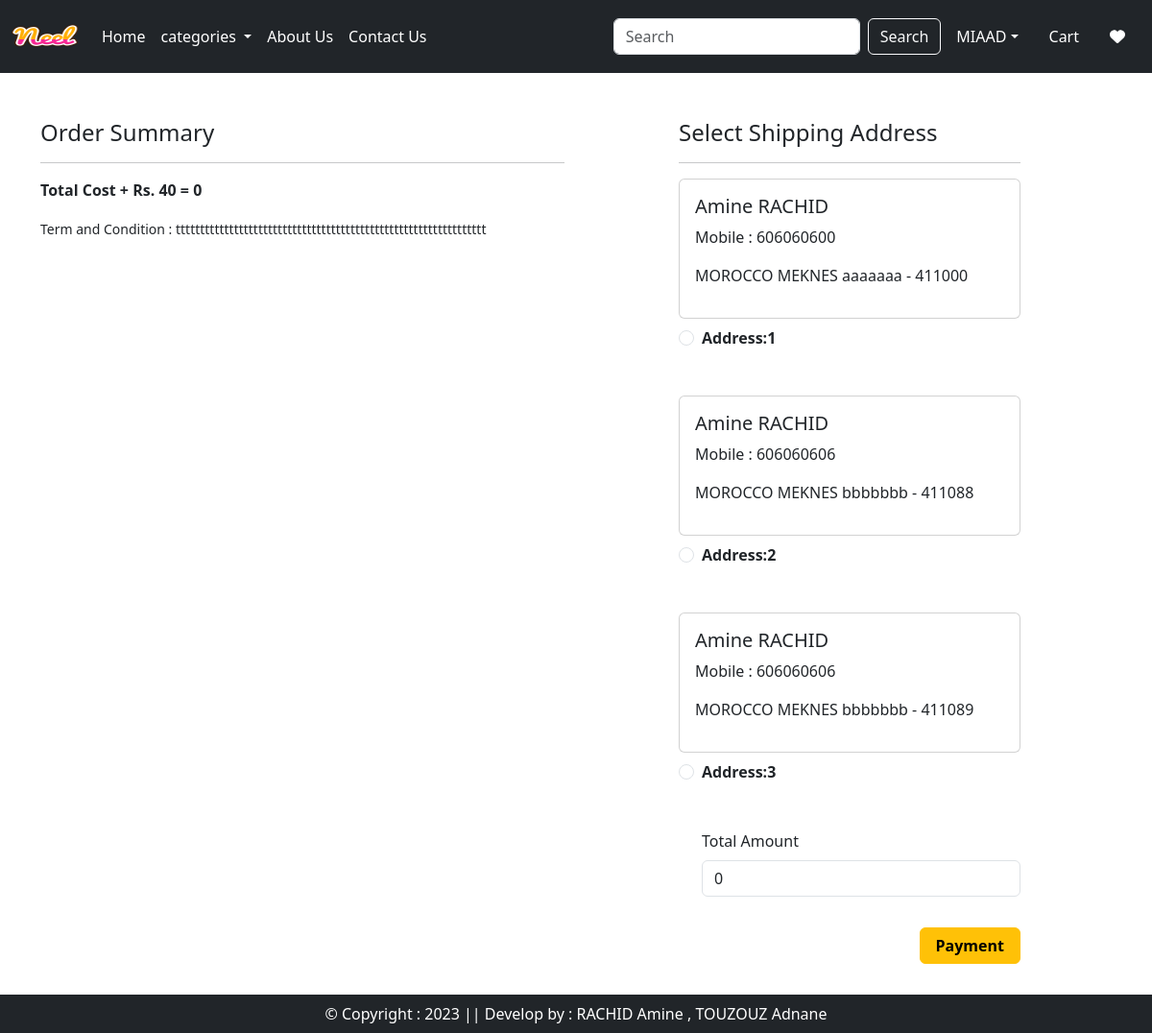
Screenshot of /checkout/ (signed in) with the database file from the repository.
### app/models.py (models this page shows, shortened)
class Customer(models.Model):
    user = models.ForeignKey(User,on_delete=models.CASCADE)
    name = models.CharField(max_length = 200)
    locality = models.CharField(max_length=200)
    city = models.CharField(max_length=50)
    mobile = models.IntegerField(default=0)
    zipcode = models.IntegerField()
    state = models.CharField(choices=STATE_CHOICES,max_length=100)

### app/views.py (the view, shortened to what this page needs)
# urls.py: path("checkout/", views.checkout.as_view(), name="checkout"),
@method_decorator(login_required,name="dispatch")
class checkout(View):
    def get(self,request):
        totalitem = 0
        wishitem=0
        if request.user.is_authenticated:
            totalitem = len(Cart.objects.filter(user=request.user))
            wishitem = len(Wishlist.objects.filter(user=request.user))
        user= request.user
        add = Customer.objects.filter(user=user)
        cart_items=Cart.objects.filter(user=user)
        famount = 0
        for p in cart_items:
            value = p.quantity * p.product.discounted_price
            famount = famount + value
        totalamount = famount + 0
        razoramount = int(totalamount * 100)
        client = razorpay.Client(auth=(settings.RAZOR_KEY_ID, settings.RAZOR_KEY_SECRET))
        data = {"amount": razoramount, "currency": "INR", "receipt": "order_rcptid_12"}
        payment_response = client.order.create(data=data)
        print(payment_response)
        order_id = payment_response['id']
        order_status = payment_response['status']
        return render(request, 'app/checkout.html',locals())

### app/templates/app/checkout.html (shortened to what this page needs)
{% extends 'app/base.html' %}
{% load static %}
{% block main-content %}
<div class="container">
    <div class="row mt-5">
        <div class="col-sm-6">
            <h4>Order Summary</h4>
            <hr>
            <p class="fw-bold">Total Cost + Rs. 40 = {{totalamount}}</p>
            <small>Term and Condition : tttttttttttttttttttttttttttttttttttttttttttttttttttttttttttttttt</small>
        </div>
        <div class="col-sm-4 offset-sm-1">
            <h4>Select Shipping Address</h4>
            <hr>
            <form method="post" id="myform">
                {% for ad in add %}
                <div class="card">
                    <div class="card-body">
                        <h5>{{ad.name}}</h5>
                        <p>Mobile : {{ad.mobile}}</p>
                        <p>{{ad.locality}} {{ad.city}} {{ad.state}} - {{ad.zipcode}}</p>
                    </div>
                </div>
                <div class="form-check mt-2 mb-5">
                    <input class="form-check-input" type="radio" name="custid" id="cistadd{{forloop.counter}}" value="{{ad.id}}">
                    <label class="form-check-label fw-bold" for="custadd{{forloop.counter}}">
                        Address:{{forloop.counter}}
                    </label>
                </div>
                {% endfor %}
                <div class="form-check mb-3">
                    <label for="totamount" class="form-label">Total Amount</label>
                    <input type="number" class="form-control" name="totamount" value={{totalamount}} readonly>
                </div>
                <div class="text-end">
                    <button id="rzp-button1" type="submit" class="btn btn-warning mt-3 px-3 fw-bold">Payment</button>
                </div>
            </form>
        </div>
    </div>
</div>
{% endblock main-content %}

### app/templates/app/base.html (shortened to what this page needs)
<!DOCTYPE html>
{% load static%}
<html lang="en">
<head>
    <link rel="stylesheet" href="https://cdnjs.cloudflare.com/ajax/libs/font-awesome/4.7.0/css/font-awesome.min.css">
    <link href="https://cdn.jsdelivr.net/npm/bootstrap@5.3.0-alpha1/dist/css/bootstrap.min.css" rel="stylesheet">
    <link rel="stylesheet" href="{% static 'app/css/owl.carousel.min.css' %}" />
    <link rel="stylesheet" href="{% static 'app/css/all.min.css' %}" />
    <link rel="stylesheet" href="{% static 'app/css/style.css' %}" />
</head>
<body>
    <nav class="navbar navbar-expand-lg navbar-dark bg-dark">
        <div class="container-fluid">
          <a class="navbar-brand" href="#">
            <img src="{% static "app/images/Neel.png" %}" width="70" height="50" />
          </a>
          <div class="collapse navbar-collapse" id="navbarSupportedContent">
            <ul class="navbar-nav me-auto mb-2 mb-lg-0">
              {% if request.user.is_authenticated %}
              <li class="nav-item">
                <a class="nav-link active" aria-current="page" href="/">Home</a>
              </li>
              <li class="nav-item dropdown">
                <a class="nav-link dropdown-toggle active" href="#" role="button" data-bs-toggle="dropdown" aria-expanded="false">
                  categories
                </a>
              </li>
              <li class="nav-item">
                <a class="nav-link text-white" href="{% url 'about' %}">About Us</a>
              </li>
              <li class="nav-item">
                <a class="nav-link text-white" href="{% url 'contact' %}">Contact Us</a>
              </li>
            </ul>
            <form class="d-flex" role="search" action="/search">
              <input class="form-control me-2" type="search" placeholder="Search" name="search" aria-label="Search">
              <button class="btn btn-outline-light" type="submit">Search</button>
            </form>
          </div>
          <ul class="navbar-nav me-auto mb-2 mb-lg-0">
            <li class="nav-item dropdown mx-2">
              <a class="nav-link dropdown-toggle text-white"  href="#" id="profileDropdown" role="button" data-bs-toggle="dropdown" aria-expanded="false">{{request.user.username}}</a>
            </li>
            <li class="nav-item mx-2">
                <a href="{% url 'showcart' %}" class="nav-link text-white" > Cart</a>
            </li>
            <li class="nav-item mx-2">
                <a href="{% url 'showwishlist' %}" class="nav-link text-white" > <i class="fa fa-heart"></i></a>
            </li>
            {% endif %}
           </ul>
        </div>
      </nav>
      {% block main-content %}{% endblock main-content %}
      <footer class="container-fluid fixed-bottom text-white bg-dark text-center p-2 mt-5">
        &copy; Copyright : 2023 || Develop by : RACHID Amine , TOUZOUZ Adnane
      </footer>
</body>
</html>

### rows the page displays
Customer: name "Amine RACHID", mobile "606060600", locality "MOROCCO", city "MEKNES", state "aaaaaaa", zipcode "411000"
Customer: name "Amine RACHID", mobile "606060606", locality "MOROCCO", city "MEKNES", state "bbbbbbb", zipcode "411088"
Customer: name "Amine RACHID", mobile "606060606", locality "MOROCCO", city "MEKNES", state "bbbbbbb", zipcode "411089"

### other values shown
{{ request.user.username }} "MIAAD"
{{ totalamount }} "0"
